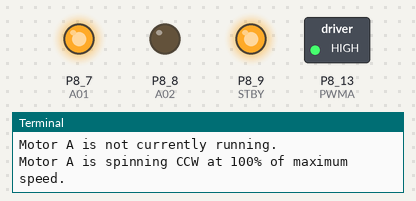
Bench run of a program on a simulated BeagleBone Black. Parts: switched loads named in the program (green lamp = pin HIGH), output pins drawn as LEDs (lit = HIGH), the last lines printed to the terminal. The clock reads 2024-03-15 10:24:30 at power-on unless the program sets it.

Above: at 0.1 s.
At 4.1 s:
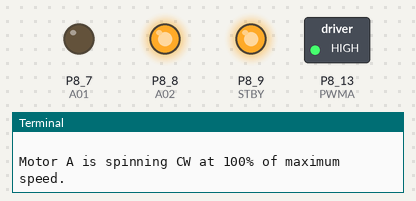
At 10.1 s:
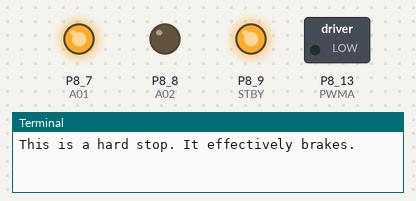
At 14.1 s:
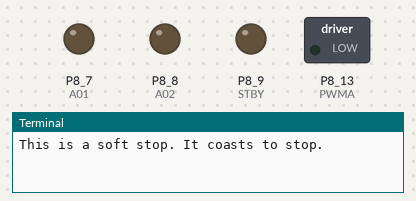
At 25.93 s:
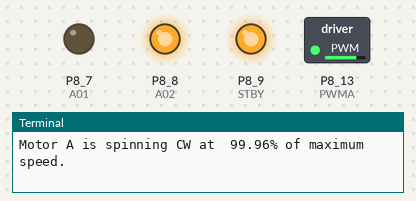
At 39.33 s:
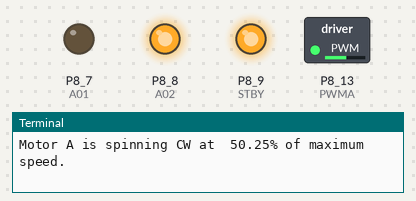
Timing chart, 0 to 40.0 s (numbered marks = the images above):
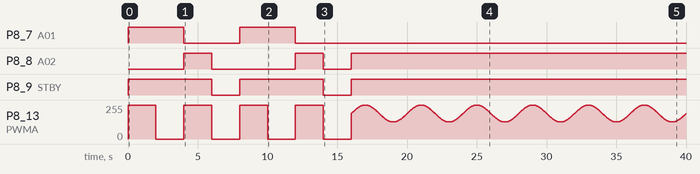

The program:

BBB_GeneralMotorControl.py
```python
#! /usr/bin/env python

###############################################################################
# BBB_BasicMotorControl.py
#
# Basic test of motor control using the SparkFun TB6612FNG breakout board
#
# Requires - Adafruit BeagleBone IO Python library
#
# NOTE: Any plotting is set up for output, not viewing on screen.
#       So, it will likely be ugly on screen. The saved PDFs should look
#       better.
#
# Created: 01/09/15
#   - Joshua Vaughan
#   - joshua.vaughan@louisiana.edu
#   - http://www.ucs.louisiana.edu/~jev9637
#
# Modified:
#   *
#
###############################################################################

import Adafruit_BBIO.GPIO as GPIO
import Adafruit_BBIO.PWM as PWM
import time
import math

class motor(object):
    """ Convenience class for controlling a motor

    Arguments
      ControlPin1 : the x01 pin
      ControlPin2 : the x02 pin
      PWMpin : the PWM pin
      STBYpin : the STBY (standby) pin on the board

    Other atributes
      isRunning : Boolean describing if motor is running or not
      speed : current speed of the motor
      direction : current direction the motor is running
                  =None if the motor is not currently moving

    """
    def __init__(self, ControlPin1, ControlPin2, PWMpin, STBYpin):
        self.ControlPin1 = ControlPin1
        self.ControlPin2 = ControlPin2
        self.PWMpin = PWMpin
        self.STBYpin = STBYpin
        self.isRunning = False
        self.currentDirection = None
        self.currentSpeed = 0

        # Set up the GPIO pins as output
        GPIO.setup(self.STBYpin, GPIO.OUT)
        GPIO.setup(self.ControlPin1, GPIO.OUT)
        GPIO.setup(self.ControlPin2, GPIO.OUT)


    def start(self, speed, direction):
        """ method to start a motor

        Arguments:
          speed : speed of the motor 0-100 (as percentage of max)
          direction : CW or CCW, for clockwise or counterclockwise
        """

        # Standby pin should go high to enable motion
        GPIO.output(self.STBYpin, GPIO.HIGH)

        # x01 and x02 have to be opposite to move, toggle to change direction
        if direction in ('cw','CW','clockwise'):
            GPIO.output(self.ControlPin1, GPIO.LOW)
            GPIO.output(self.ControlPin2, GPIO.HIGH)
        elif direction in ('ccw','CCW','counterclockwise'):
            GPIO.output(self.ControlPin1, GPIO.HIGH)
            GPIO.output(self.ControlPin2, GPIO.LOW)
        else:
            raise ValueError('Please enter CW or CCW for direction.')

        # Start the motor
        # PWM.start(channel, duty, freq=2000, polarity=0)
        if 0 <= speed <= 100:
            PWM.start(self.PWMpin, speed)
        else:
            raise ValueError("Please enter speed between 0 and 100, \
                              representing a percentage of the maximum \
                              motor speed.")

        # set the status attributes
        self.isRunning = True
        self.currentDirection = direction
        self.currentSpeed = speed

    def stop(self):
        """ redirects to a soft stop """
        self.soft_stop()


    def hard_stop(self):
        """ Method to hard stop an individual motor"""

        PWM.set_duty_cycle(self.PWMpin, 0.0)

        # set the status attributes
        self.isRunning = True
        self.currentDirection = None
        self.currentSpeed = 0


    def soft_stop(self):
        """ Method to soft stop (coast to stop) an individual motor"""

        # Make both control pins low
        GPIO.output(self.ControlPin1, GPIO.LOW)
        GPIO.output(self.ControlPin2, GPIO.LOW)
        PWM.stop(self.PWMpin)
        GPIO.output(self.STBYpin, GPIO.LOW)

        # set the status attributes
        self.isRunning = True
        self.currentDirection = None
        self.currentSpeed = 0.0


    def set_speed(self, newSpeed):
        """ Method to change the speed of the motor, direciton is unchanged

        Arugments
          newSpeed : the desired new speed 0-100 (as percentage of max)
        """

        PWM.set_duty_cycle(self.PWMpin, newSpeed)
        self.currentSpeed = newSpeed


if __name__ == '__main__':
    # Demonstrates the use of this class

    # Set up the pins - These are mutable, but *don't* change them
    STBY = 'P8_9'       # STBY pin on the breakout, must go low to enable motion
    A01 = 'P8_7'        # A01 pin on board, controls direction along with A02
    A02 = 'P8_8'        # A02 pin on board, controls direction along with A01
    PWMA = 'P8_13'      # PWMA pin on board, controls the speed of Motor A

    # Create the motorA instance of the class
    motorA = motor(A01, A02, PWMA, STBY)

    # We can check if it's running
    if motorA.isRunning:
        print 'Motor A is currently running.'
    else:
        print 'Motor A is not currently running.'


    # Now, let's run it for 2s, off for 2s, on for 2s... for 5 times
    # let's print that it's running each time too, using our inRunning attribute
    for index in range(2):
        motorA.start(100,'CCW')

         # We can check if it's running
        if motorA.isRunning:
            print 'Motor A is spinning {} at {}% of maximum speed.'.format(motorA.currentDirection, motorA.currentSpeed)

        time.sleep(2)
        print 'This is a hard stop. It effectively brakes.\n'
        motorA.hard_stop()
        time.sleep(2)

        motorA.start(100,'CW')

        # We can check if it's running
        if motorA.isRunning:
            print 'Motor A is spinning {} at {}% of maximum speed.'.format(motorA.currentDirection, motorA.currentSpeed)

        time.sleep(2)

        print 'This is a soft stop. It coasts to stop.\n'
        motorA.stop()
        time.sleep(2)


    # Let's vary the speed - we'll get fancy and use a sinusoidal variance
    motorA.start(75,'CW')
    lastTime = time.time()
    startTime = time.time()

    while time.time()-startTime < 30:
        speed = 75 + 25 * math.sin(0.25 * 2 * math.pi * (time.time()-startTime))
        motorA.set_speed(speed)

        if time.time() - lastTime > 1:
            print 'Motor A is spinning {} at {:>6.2f}% of maximum speed.'.format(motorA.currentDirection, motorA.currentSpeed)
            lastTime = time.time()

        time.sleep(0.01)

    motorA.stop()

    # We can still access pins and "raw" Adafruit library functions if needed
    GPIO.output(motorA.STBYpin, GPIO.LOW)
```

Measured:
- by itself, P8_7 (A01): alternates HIGH for 4.0 s and LOW for 4.0 s, 4 changes in all, then stays LOW
- by itself, P8_8 (A02): goes HIGH 2.0 s, LOW 6.0 s, HIGH 2.0 s, LOW 2.0 s, then HIGH
- by itself, P8_9 (STBY): alternates HIGH for 6.0 s and LOW for 2.0 s, 5 changes in all, then stays HIGH
- by itself, P8_13 (PWMA): 0/255 → 255/255 at 0.00 s, → 0/255 2.0 s later, → 255/255 2.0 s later, → 0/255 2.0 s later, … (1531 changes in this stretch)
